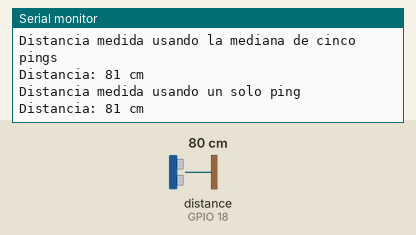
Recording of a sketch running on a simulated ESP32. Parts: the last lines printed to the serial monitor. Inputs (shaded band) come from the test bench; at power-on: distance to the obstacle (sensor on GPIO 18) 80 cm. The echo pulse lasts 58.3 µs per cm.

Above: at 1.8 s.
1.9 s: distance to the obstacle (sensor on GPIO 18) set to 2 cm
At 3.0 s:
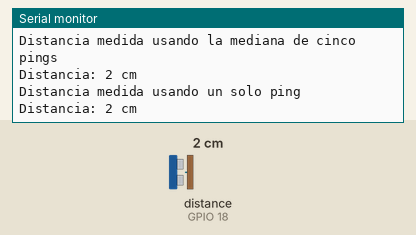
3.4 s: distance to the obstacle (sensor on GPIO 18) set to 4 cm
At 3.9 s:
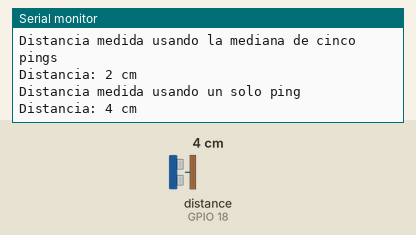
Timing chart, 0 to 6.4 s (numbered marks = the images above; inputs shaded):
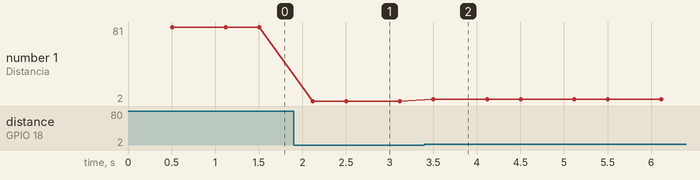

The sketch:

hc_sr04.ino.ino
```cpp
/*
* sensorHC_SR04.ino
*
* Este programa usa el sensor ultrasónico HC-SR04 para medir
* la distancia en cm del sensor al objeto.
*
* Escribe los resultados en puerto serie.
*
* Utiliza la biblioteca NewPing, para obtener las lecturas del
* sensor HC-SR04.
*
* No usa la funcion delay(). En lugar de ello utiliza la
* biblioteca NoDelay. Esto permite que otro codigo ejecute al
* mismo tiempo que se encuentra en el periodo de espera.
*/
#include <NewPing.h>
#include <NoDelay.h>
// Pin a la que esta conectado el pin TRIG del HC-SR04, GPIO5
const unsigned int PIN_TRIGGER = 5;
// Pin a la que esta conectado el pin ECHO del HC-SR04, GPI18
const unsigned int PIN_ECHO = 18;
// Maxima distancia a sensar, en cm
const int DISTANCIA_MAX = 200;
// Periodo en ms entre lecturas de distancia.
// Debe ser al menos 29 ms
const long PERIODO = 500;
// Crea una instancia de la clase noDelay
// que determina si han transcurrido PERIODO ms
noDelay pausa(PERIODO);
// Crea una instancia de la clase NewPing
NewPing sonar(PIN_TRIGGER, PIN_ECHO, DISTANCIA_MAX);
// tipoMedicion: 0 - Usando un solo ping
// 1 - Usando la mediana de 5 pings
int tipoMedicion = 0;
// Velocidad de transmisión del puerto serie
const unsigned int BAUD_RATE = 115200;
void setup() {
  // Establece la velocidad de transmisión del puerto serie al
  // valor BAUD_RATE
  Serial.begin(BAUD_RATE);
}
void loop() {
  // Verifica si transcurrio el tiempo entre mediciones
  // de la distancia
  if (pausa.update()) {
    if (tipoMedicion == 0) {
      // Mide la distancia en cm usando un solo ping
      distanciaUnPing();
      tipoMedicion = 1;
    } else {
      // Obtiene la mediana de 5 mediciones del tiempo de
      // viaje del sonido entre el sensor y el objeto
      distanciaMediana();
      tipoMedicion = 0;
    }
  }
}
/*
* Esta funcion obtiene la distancia entre el sensor ultrasónico
* HC-SR04 y el objeto en cm, usando un solo ping
*/
void distanciaUnPing() {
  // Mide la distancia en cm usando un solo ping
  int distancia = sonar.ping_cm();
  Serial.println("Distancia medida usando un solo ping");
  Serial.print("Distancia: ");
  Serial.print(distancia);
  Serial.println(" cm");
}
/*
* Esta funcion obtiene la distancia entre el sensor ultrasónico
* HC-SR04 y el objeto en cm, usando la mediana de 5 pings
*/
void distanciaMediana() {
  // Obtiene la mediana de 5 mediciones del tiempo de viaje del
  // sonido entre el sensor y el objeto
  int uS = sonar.ping_median();
  // Calcular la distancia a la que se encuentra el objeto
  int distancia = sonar.convert_cm(uS);
Serial.println("Distancia medida usando la mediana de cinco pings");
Serial.print("Distancia: ");
Serial.print(distancia);
Serial.println(" cm");
}
```

Measured:
- after the input at 1.9 s, the serial monitor: prints a new line after 0.22 s (image 1)
- after the input at 3.4 s, the serial monitor: prints a new line after 0.10 s (image 2)
- plotted number 1: 81 → 2 after the input at 1.9 s, 2 → 4 after the input at 3.4 s
